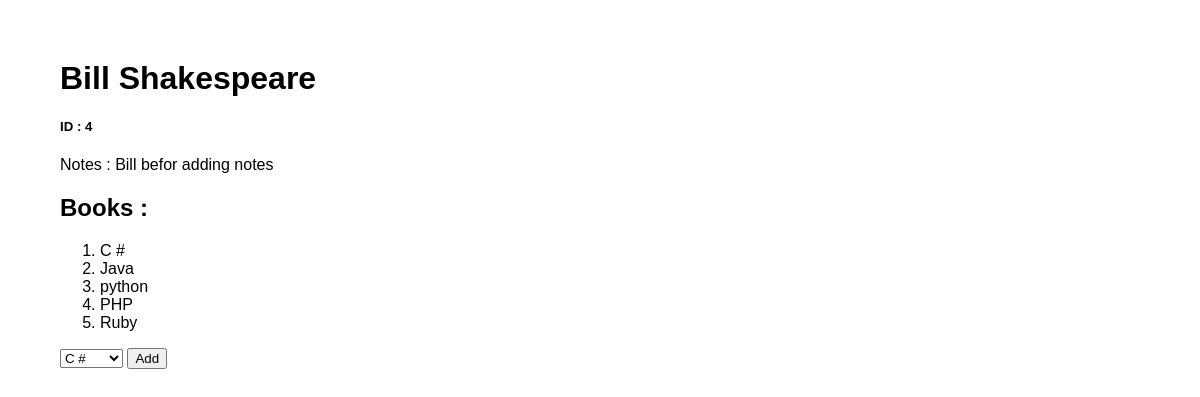
The page /view_author/4 on the database as committed earlier.
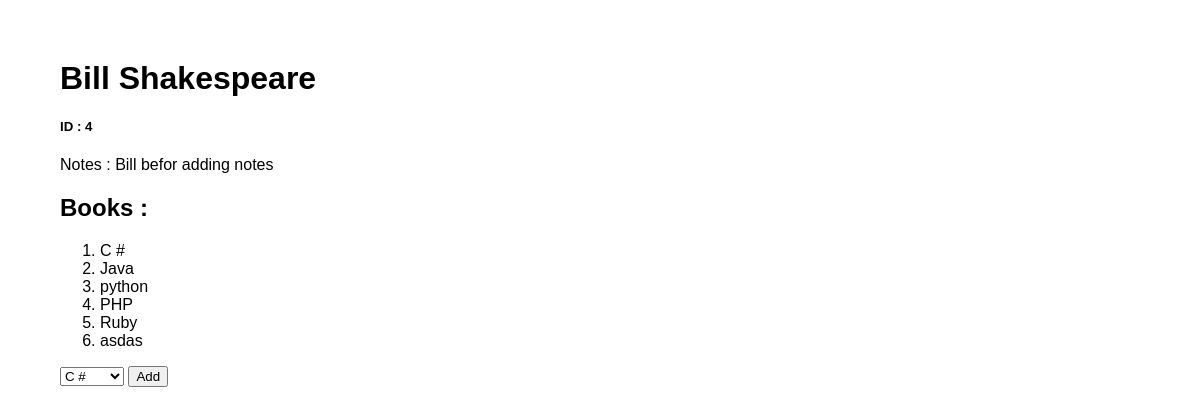
The same page on the database as committed later.
### Books_Authors_app/models.py (models this page shows)
class Book(models.Model):
    title = models.CharField(max_length=255)
    desc = models.TextField(null=True)
    created_at = models.DateTimeField(auto_now_add=True)
    updated_at = models.DateTimeField(auto_now_add=True)

### Books_Authors_app/views.py (the view)
# urls.py: path('view_author/<int:id>',views.view_authors),
def view_authors(request,id):
    context={
        "author_from_data" : Author.objects.get(id=int(id)),
        "books_for_author" : Author.objects.get(id=int(id)).books.all(),
        "all_books" :Book.objects.all(),
    }
    return render (request,'view_author.html',context)

### Books_Authors_app/templates/view_author.html (shortened to what this page needs)
<!DOCTYPE html>
<html lang="en">
<head>
</head>
<body>
    <h1>{{author_from_data.first_name}} {{author_from_data.last_name}}</h1>
    <h5>ID : {{author_from_data.id}}</h5>
    <div class="desc-div">
        <p>Notes : {{author_from_data.first_name}} {{author_from_data.notes}}</p>
    </div>
    <h2>Books : </h2>
    <ol>
        {% for book in books_for_author %}
            <li>{{ book.title }} </li>
        {% endfor %}
    </ol>
    <div class="div-flex">
        <form action="/add_book_to_this_author" method="post">
        <select name="book" >
            {% for book in all_books %}
            <option value="{{book.id}}">{{ book.title }}</option>
            {% endfor %}
        </select>
        <button type="submit">Add</button>
    </div>
</body>
</html>

Rows that differ between the two databases and show on the page:
added Book: title "asdas"
